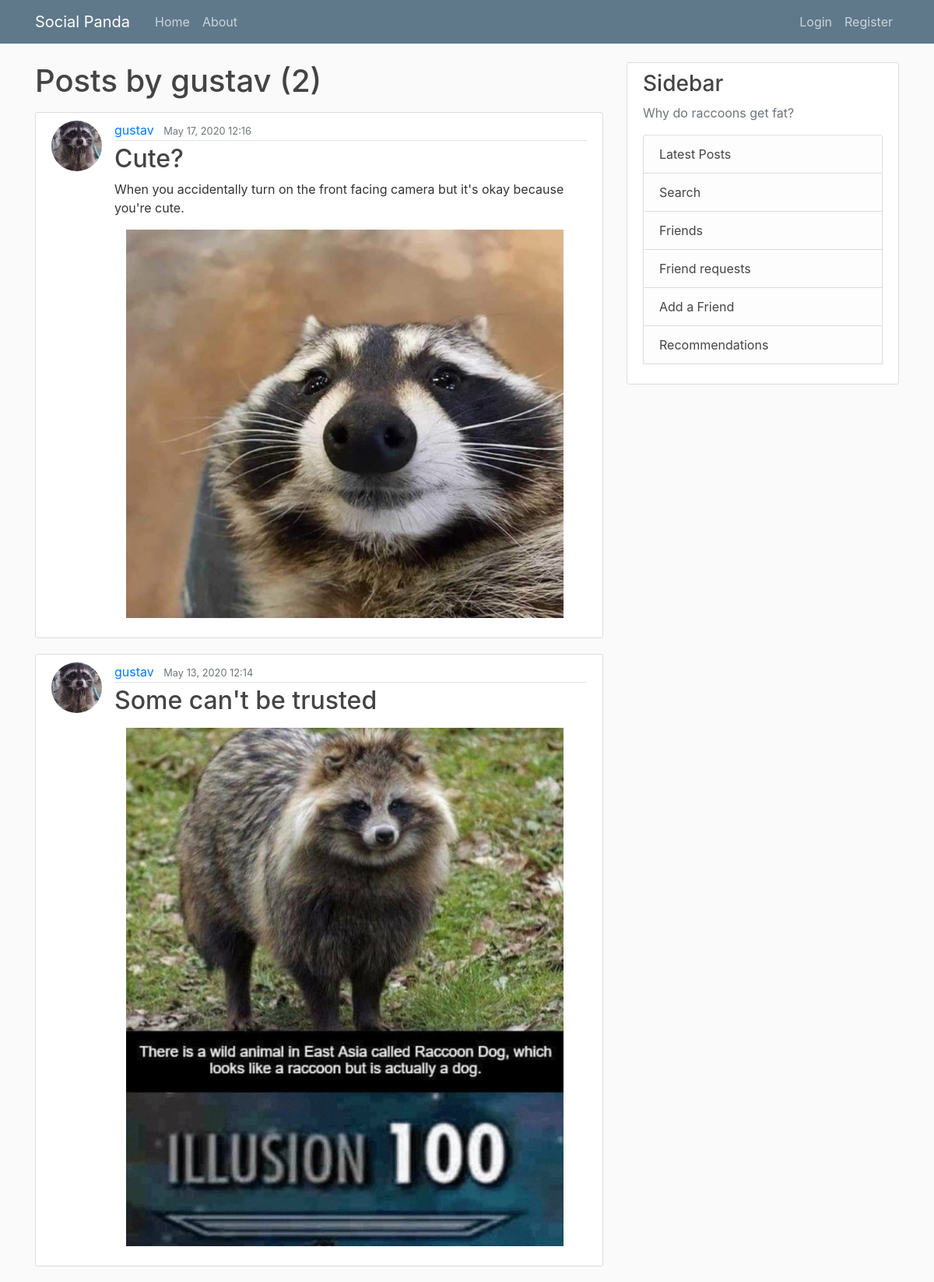
/user/gustav, run on the app's committed database.
### blog/models.py (models this page shows, shortened)
class Post(models.Model):
    title = models.CharField(max_length=100)
    content = models.TextField(blank=True, null=True)  # unrestriced text
    date_posted = models.DateTimeField(default=timezone.now)
    author = models.ForeignKey(User, on_delete=models.CASCADE)
    image = models.ImageField(blank=True, null=True, upload_to="post_pics")

### users/models.py (models this page shows, shortened)
class Profile(models.Model):
    user = models.OneToOneField(User, on_delete=models.CASCADE)
    image = models.ImageField(default="default.jpg", upload_to="profile_pics")

### blog/views.py (the view)
# urls.py: path("user/<str:username>", UserPostListView.as_view(), name="user-posts"),
class UserPostListView(ListView):
    model = Post
    template_name = "blog/user_posts.html"  # <app>/<model>_<viewtype>.html
    context_object_name = "posts"
    paginate_by = 3  # this adds first pagination functionality
    def get_queryset(self):
        user = get_object_or_404(User, username=self.kwargs.get("username"))
        return Post.objects.filter(author=user).order_by("-date_posted")

### blog/context_processors.py (called while the page is built)
def friend_requests(request):
    user = request.user
    friend_request_count = FriendRequest.objects.filter(receiver_id=user.id).count()
    friend_count = Friend.objects.filter(current_user_id=user.id).count()
    shared_posts_count = SharedPost.objects.filter(post_receiver_id=user.id).count()
    return {
        "friend_request_count": friend_request_count,
        "friends_count": friend_count,
        "shared_posts_count": shared_posts_count,
    }

### blog/templates/blog/user_posts.html (shortened to what this page needs)
{% extends 'blog/base.html'%}
{% block content %}
    <h1 class="mb-3">Posts by {{ view.kwargs.username }} ({{ page_obj.paginator.count }})</h1>
    {% for post in posts %}
        <article class="media content-section">
          <img class="rounded-circle article-img" src="{{ post.author.profile.image.url }}">
          <div class="media-body">
              <div class="article-metadata">
                  <a class="mr-2" href="{% url 'user-posts' post.author.username %}">{{ post.author }}</a>
                  <small class="text-muted">{{ post.date_posted|date:"F d, Y f" }}</small>
              </div>
              <h2><a class="article-title" href="{% url 'post-detail' post.id %}">{{ post.title }}</a></h2>
              <p class="article-content">{{ post.content }}</p>
              {% if post.image %}
              <a href="{% url 'post-detail' post.id %}"><img class="post-img" src="{{ post.image.url }}"></a>
              {% endif %}
          </div>
        </article>
    {% endfor %}
{% endblock content %}

### blog/static/blog/main.css (style rules this page uses)
body { background: #fafafa; color: #333333; margin-top: 5rem; }
h1, h2, h3, h4, h5, h6 { color: #444444; }
.content-section { background: #ffffff; padding: 10px 20px; border: 1px solid #dddddd; border-radius: 3px; margin-bottom: 20px; }
.article-title { color: #444444; }
.article-content { white-space: pre-line; }
.article-img { height: 65px; width: 65px; margin-right: 16px; }
.post-img { padding-bottom: 15px; padding-right: 15px; display: block; margin-left: auto; margin-right: auto; width: 95%; }
.article-metadata { padding-bottom: 1px; margin-bottom: 4px; border-bottom: 1px solid #e3e3e3 }

### data on the page
Post: author.profile.image (picture), author "gustav", date_posted "May 17, 2020 12:16", title "Cute?", content "When you accidentally turn on the front facing camera but it's okay because you're cute.", image (picture)
Post: author.profile.image (picture), author "gustav", date_posted "May 13, 2020 12:14", title "Some can't be trusted", image (picture)

### other printed values
{{ view.kwargs.username }} "gustav"
{{ page_obj.paginator.count }} "2"
